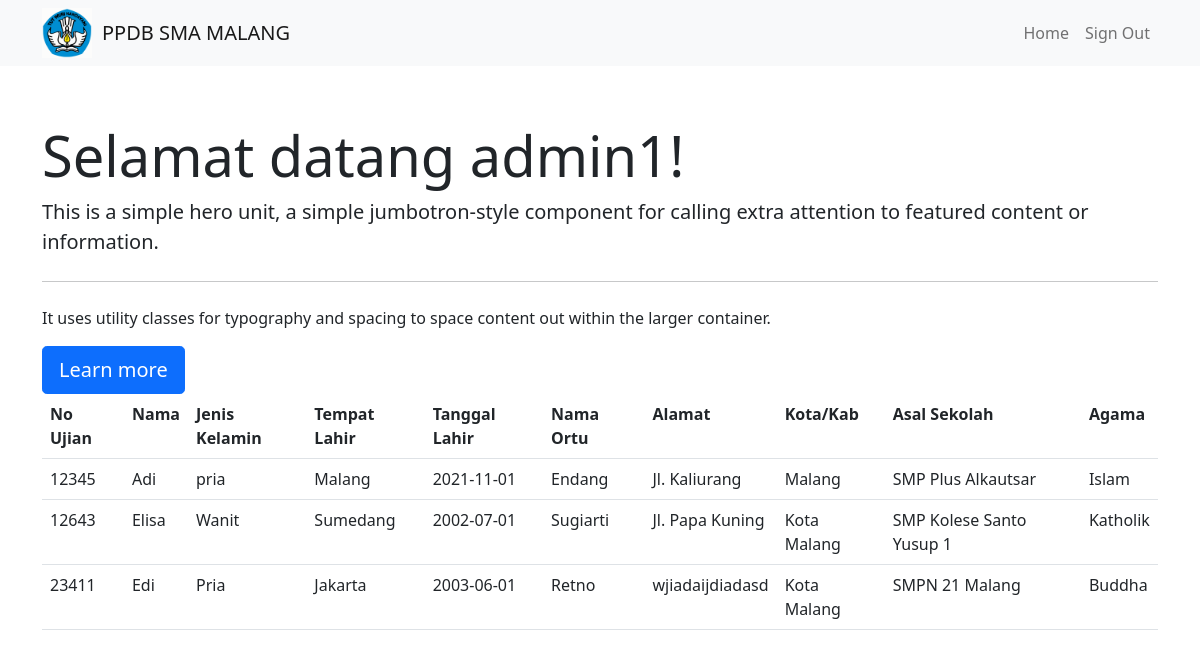
Screenshot of /homeGuest.php (signed in) with the database file from the repository.
### tables this page shows
CREATE TABLE `biodata` (
  `noun` int(20) NOT NULL,
  `namalengkap` varchar(255) NOT NULL,
  `jk` varchar(5) NOT NULL,
  `tempatlahir` varchar(255) NOT NULL,
  `tanggallahir` date NOT NULL,
  `namaortu` varchar(255) NOT NULL,
  `alamat` text NOT NULL,
  `kotakab` varchar(255) NOT NULL,
  `asalsekolah` varchar(255) NOT NULL,
  `agama` varchar(255) NOT NULL
);

### homeGuest.php (the view, shortened to what this page needs)
<!DOCTYPE html>
<html lang="en">
<head>
    <link rel="stylesheet" href="style/style.min.css">
    <link href="https://cdn.jsdelivr.net/npm/bootstrap@5.0.2/dist/css/bootstrap.min.css" rel="stylesheet">
</head>
<body>
    <nav class="navbar sticky-top navbar-expand-lg navbar-light bg-light">
        <div class="container">
            <img class="logo" src="img/Logo_Kemendikbud.svg.png" alt="Logo Kemendikbud" style="margin-right: 10px;">
            <a class="navbar-brand" href="#">
                PPDB SMA MALANG
            </a>
            <div class="collapse navbar-collapse" id="navbarNav">
                <ul class="navbar-nav ms-auto">
                    <li class="nav-item">
                        <a class="nav-link" aria-current="page" href="#">Home</a>
                    </li>
                    <?php
                        if ($_SESSION['status'] = 'login') { ?>
                            <li class="nav-item">
                                <a class="nav-link" data-bs-toggle="modal" data-bs-target="#logoutModal">Sign Out</a>
                            </li>
                        <?php
                        } else { ?>
                            <li class="nav-item"><a class="nav-link" href="index.php" data-bs-toggle="modal">Login</a></li>
                        <?php
                        }
                    ?>
                </ul>
            </div>
        </div>
    </nav>
    <div class="container">
        <div class="jumbotron" style="margin-top: 3.5rem;">
            <h1 class="display-4">Selamat datang <?= $_SESSION['username']; ?>!</h1>
            <p class="lead">This is a simple hero unit, a simple jumbotron-style component for calling extra attention to featured content or information.</p>
            <hr class="my-4">
            <p>It uses utility classes for typography and spacing to space content out within the larger container.</p>
            <a class="btn btn-primary btn-lg" href="#" role="button">Learn more</a>
        </div>
        <table class="table">
            <tr class="tr">
                <th class="th">No Ujian</th>
                <th class="th">Nama</th>
                <th class="th">Jenis Kelamin</th>
                <th class="th">Tempat Lahir</th>
                <th class="th">Tanggal Lahir</th>
                <th class="th">Nama Ortu</th>
                <th class="th">Alamat</th>
                <th class="th">Kota/Kab</th>
                <th class="th">Asal Sekolah</th>
                <th class="th">Agama</th>
            </tr>
            <?php
                include "connection.php";
                $query = "SELECT * FROM biodata";
                $result = mysqli_query($conn, $query);
                if (mysqli_num_rows($result) > 0) {
                    while ($row = mysqli_fetch_array($result)) {
            ?>
            <tr class="tr">
                <td class="td"><?= $row['noun']; ?></td>
                <td class="td"><?= $row['namalengkap']; ?></td>
                <td class="td"><?= $row['jk']; ?></td>
                <td class="td"><?= $row['tempatlahir']; ?></td>
                <td class="td"><?= $row['tanggallahir']; ?></td>
                <td class="td"><?= $row['namaortu']; ?></td>
                <td class="td"><?= $row['alamat']; ?></td>
                <td class="td"><?= $row['kotakab']; ?></td>
                <td class="td"><?= $row['asalsekolah']; ?></td>
                <td class="td"><?= $row['agama']; ?></td>
            </tr>
            <?php
                    }
                } else {
                    echo "0 result";
                }
            ?>
        </table>
    </div>
</body>
</html>

### rows the page displays
biodata: noun "12345", namalengkap "Adi", jk "pria", tempatlahir "Malang", tanggallahir "2021-11-01", namaortu "Endang", alamat "Jl. Kaliurang", kotakab "Malang", asalsekolah "SMP Plus Alkautsar", agama "Islam"
biodata: noun "12643", namalengkap "Elisa", jk "Wanit", tempatlahir "Sumedang", tanggallahir "2002-07-01", namaortu "Sugiarti", alamat "Jl. Papa Kuning", kotakab "Kota Malang", asalsekolah "SMP Kolese Santo Yusup 1", agama "Katholik"
biodata: noun "23411", namalengkap "Edi", jk "Pria", tempatlahir "Jakarta", tanggallahir "2003-06-01", namaortu "Retno", alamat "wjiadaijdiadasd", kotakab "Kota Malang", asalsekolah "SMPN 21 Malang", agama "Buddha"

### other values shown
$_SESSION['username'] "admin1"
